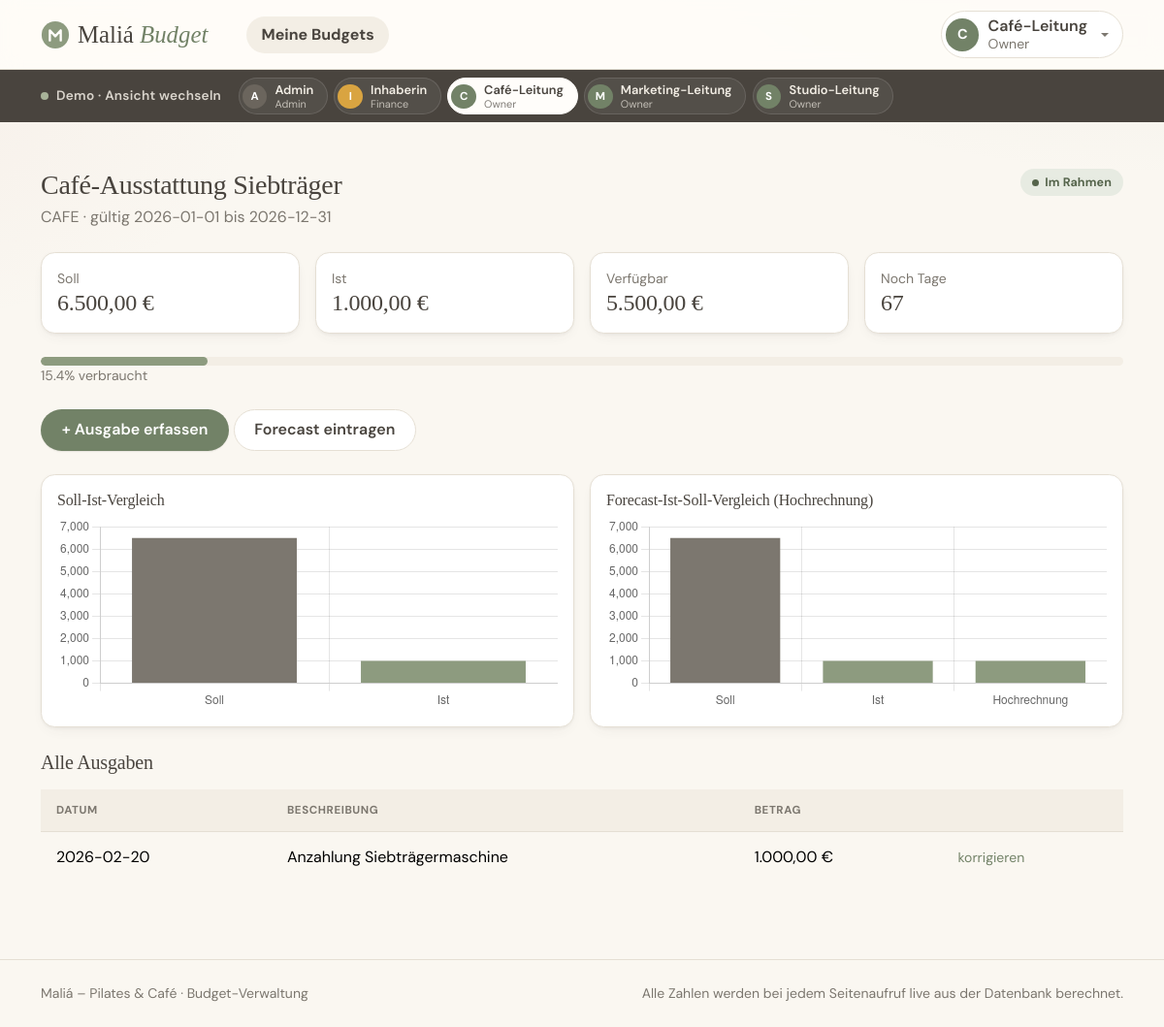
The app's page /owner/budget.php?id=5 (signed in), older data.
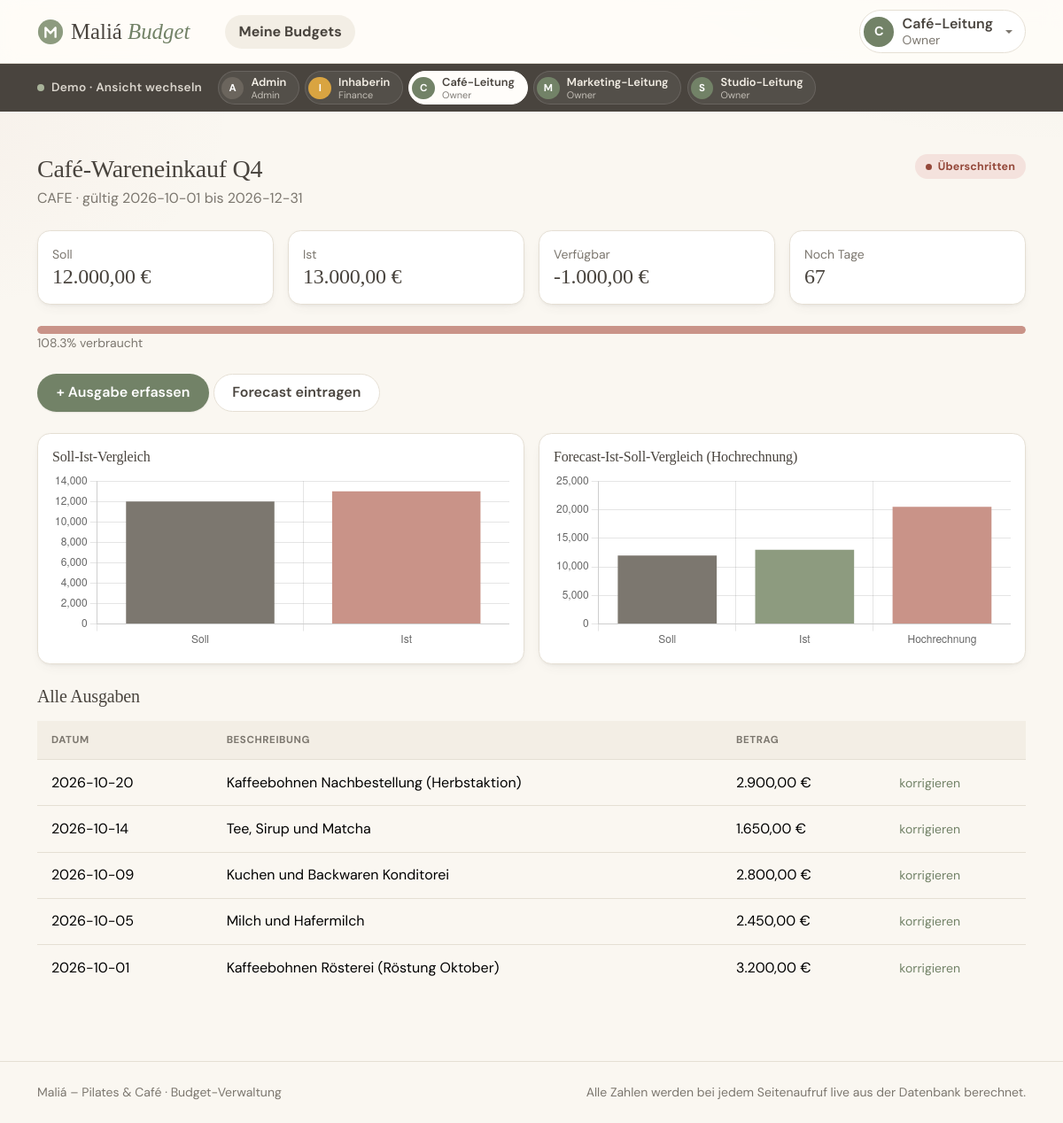
The same page, newer data.
### tables this page shows
CREATE TABLE benutzer (
    id             INT UNSIGNED AUTO_INCREMENT PRIMARY KEY,
    username       VARCHAR(50)  NOT NULL UNIQUE,
    passwort_hash  VARCHAR(255) NOT NULL,
    anzeigename    VARCHAR(100) NOT NULL,
    rolle          ENUM('ADMIN', 'FINANCE', 'OWNER') NOT NULL
);

CREATE TABLE budget (
    id            INT UNSIGNED AUTO_INCREMENT PRIMARY KEY,
    name          VARCHAR(150)   NOT NULL,
    bereich       ENUM('STUDIO', 'CAFE', 'MARKETING') NOT NULL,
    soll_betrag   DECIMAL(10, 2) NOT NULL,
    gueltig_von   DATE           NOT NULL,
    gueltig_bis   DATE           NOT NULL,
    owner_id      INT UNSIGNED   NOT NULL,

    CONSTRAINT fk_budget_owner
        FOREIGN KEY (owner_id) REFERENCES benutzer (id),

    CONSTRAINT chk_budget_zeitraum
        CHECK (gueltig_von <= gueltig_bis)
);

CREATE TABLE ist_buchung (
    id                      INT UNSIGNED AUTO_INCREMENT PRIMARY KEY,
    budget_id               INT UNSIGNED   NOT NULL,
    betrag                  DECIMAL(10, 2) NOT NULL,
    datum                   DATE           NOT NULL,
    beschreibung            VARCHAR(255)   NOT NULL,
    erfasst_von             INT UNSIGNED   NOT NULL,
    erfasst_am              DATETIME       NOT NULL DEFAULT CURRENT_TIMESTAMP,

     
    urspruenglicher_betrag  DECIMAL(10, 2) NULL,
    korrigiert_am           DATETIME       NULL,
    korrektur_grund         VARCHAR(255)   NULL,

    CONSTRAINT fk_buchung_budget
        FOREIGN KEY (budget_id) REFERENCES budget (id)
        ON DELETE CASCADE,

    CONSTRAINT fk_buchung_erfasst_von
        FOREIGN KEY (erfasst_von) REFERENCES benutzer (id)
);

### src/demo.php (called while the page is built, shortened)
<?php
require_once __DIR__ . '/auth.php';
function demoKonten(): array
{
    global $pdo;
    return $pdo->query(
        "SELECT id, username, anzeigename, rolle FROM benutzer
         ORDER BY FIELD(rolle, 'ADMIN', 'FINANCE', 'OWNER'), anzeigename"
    )->fetchAll();
}

### src/budget.php (called while the page is built, shortened)
<?php
require_once __DIR__ . '/db.php';
function findeBudgetFuerOwner(int $budgetId, int $ownerId): ?array
{
    global $pdo;
    $stmt = $pdo->prepare('SELECT * FROM budget WHERE id = :id AND owner_id = :owner_id');
    $stmt->execute(['id' => $budgetId, 'owner_id' => $ownerId]);
    $budget = $stmt->fetch();
    return $budget ?: null;
}
function ladeEigenesBudget(int $budgetId, int $ownerId): array
{
    $budget = findeBudgetFuerOwner($budgetId, $ownerId);
    return $budget;
}
function berechneIst(int $budgetId): float
{
    global $pdo;
    $stmt = $pdo->prepare('SELECT COALESCE(SUM(betrag), 0) FROM ist_buchung WHERE budget_id = :id');
    $stmt->execute(['id' => $budgetId]);
    return (float) $stmt->fetchColumn();
}
function berechneOffenenForecast(int $budgetId): float
{
    global $pdo;
    $stmt = $pdo->prepare(
        'SELECT COALESCE(SUM(betrag), 0) FROM forecast WHERE budget_id = :id AND monat >= :aktueller_monat'
    );
    $stmt->execute(['id' => $budgetId, 'aktueller_monat' => date('Y-m-01')]);
    return (float) $stmt->fetchColumn();
}
function berechneStatus(array $budget): string
{
    $heute = date('Y-m-d');
    $sollBetrag = (float) $budget['soll_betrag'];
    $budgetId = (int) $budget['id'];
    $ist = berechneIst($budgetId);
    $hochrechnung = $ist + berechneOffenenForecast($budgetId);
    $verbrauchProzent = $sollBetrag > 0 ? ($ist / $sollBetrag * 100) : 0.0;
    if ($ist > $sollBetrag) {
        return 'ueberschritten';
    }
    return 'im_rahmen';
}
function istBudgetAbgelaufen(array $budget): bool
{
    return date('Y-m-d') > $budget['gueltig_bis'];
}
function kennzahlenFuerBudget(array $budget): array
{
    $budgetId = (int) $budget['id'];
    $sollBetrag = round((float) $budget['soll_betrag'], 2);
    $ist = round(berechneIst($budgetId), 2);
    $offenerForecast = round(berechneOffenenForecast($budgetId), 2);
    $hochrechnung = round($ist + $offenerForecast, 2);
    $verfuegbar = round($sollBetrag - $ist, 2);
    $verbrauchProzent = $sollBetrag > 0 ? round($ist / $sollBetrag * 100, 1) : 0.0;
    $tageBisVerfall = (int) floor(
        (strtotime($budget['gueltig_bis']) - strtotime(date('Y-m-d'))) / 86400
    );
    return [
        'ist' => $ist,
        'verfuegbar' => $verfuegbar,
        'verbrauch_prozent' => $verbrauchProzent,
        'offener_forecast' => $offenerForecast,
        'hochrechnung' => $hochrechnung,
        'status' => berechneStatus($budget),
        'tage_bis_verfall' => $tageBisVerfall,
    ];
}

### src/rollen.php (called while the page is built, shortened)
<?php
function eingeloggteBenutzerId(): int
{
    return (int) $_SESSION['user_id'];
}

### public/owner/budget.php (the view, shortened to what this page needs)
<?php
require_once __DIR__ . '/../../src/app.php';
$benutzerId = eingeloggteBenutzerId();
$budgetId = (int) ($_GET['id'] ?? 0);
$budget = ladeEigenesBudget($budgetId, $benutzerId);
$k = kennzahlenFuerBudget($budget);
$buchungenStmt = $pdo->prepare('SELECT * FROM ist_buchung WHERE budget_id = :id ORDER BY datum DESC, id DESC');
$buchungenStmt->execute(['id' => $budget['id']]);
$buchungen = $buchungenStmt->fetchAll();
$istAbgelaufen = istBudgetAbgelaufen($budget);
$chartSollIst = [
    'soll' => (float) $budget['soll_betrag'],
    'ist' => $k['ist'],
];
$chartHochrechnung = [
    'soll' => (float) $budget['soll_betrag'],
    'ist' => $k['ist'],
    'offener_forecast' => $k['offener_forecast'],
    'hochrechnung' => $k['hochrechnung'],
];
require __DIR__ . '/../../templates/header.php';
?>
<div class="d-flex justify-content-between align-items-start mb-4">
    <div>
        <h1 class="h3 mb-1"><?= htmlspecialchars($budget['name']) ?></h1>
        <div class="text-muted"><?= htmlspecialchars($budget['bereich']) ?> ·
            gültig <?= htmlspecialchars($budget['gueltig_von']) ?> bis <?= htmlspecialchars($budget['gueltig_bis']) ?>
        </div>
    </div>
    <?= statusBadge($k['status']) ?>
</div>
<div class="row g-3 mb-4">
    <div class="col-md-3"><div class="card p-3"><div class="text-muted small">Soll</div>
        <div class="zahl-gross h4 mb-0"><?= number_format((float) $budget['soll_betrag'], 2, ',', '.') ?> €</div></div></div>
    <div class="col-md-3"><div class="card p-3"><div class="text-muted small">Ist</div>
        <div class="zahl-gross h4 mb-0"><?= number_format($k['ist'], 2, ',', '.') ?> €</div></div></div>
    <div class="col-md-3"><div class="card p-3"><div class="text-muted small">Verfügbar</div>
        <div class="zahl-gross h4 mb-0"><?= number_format($k['verfuegbar'], 2, ',', '.') ?> €</div></div></div>
    <div class="col-md-3"><div class="card p-3"><div class="text-muted small">
        <?= $k['tage_bis_verfall'] >= 0 ? 'Noch Tage' : 'Abgelaufen seit' ?>
    </div>
        <div class="zahl-gross h4 mb-0"><?= abs($k['tage_bis_verfall']) ?></div></div></div>
</div>
<?= verbrauchsBalken($k['verbrauch_prozent']) ?>
<div class="small text-muted mb-4"><?= $k['verbrauch_prozent'] ?>% verbraucht</div>
<?php if (!$istAbgelaufen): ?>
<div class="mb-4">
    <a href="/owner/ist-erfassen.php?budget_id=<?= (int) $budget['id'] ?>" class="btn btn-maliá">+ Ausgabe erfassen</a>
    <a href="/owner/forecast.php?budget_id=<?= (int) $budget['id'] ?>" class="btn btn-maliá-outline">Forecast eintragen</a>
</div>
<?php endif; ?>
<div class="row g-3 mb-4">
    <div class="col-md-6">
        <div class="card p-3">
            <h2 class="h6">Soll-Ist-Vergleich</h2>
            <canvas id="chartSollIst" height="200"></canvas>
        </div>
    </div>
    <div class="col-md-6">
        <div class="card p-3">
            <h2 class="h6">Forecast-Ist-Soll-Vergleich (Hochrechnung)</h2>
            <canvas id="chartHochrechnung" height="200"></canvas>
        </div>
    </div>
</div>
<h2 class="h5 mb-3">Alle Ausgaben</h2>
<table class="table">
    <thead>
        <tr><th>Datum</th><th>Beschreibung</th><th>Betrag</th><th></th></tr>
    </thead>
    <tbody>
        <?php foreach ($buchungen as $buchung): ?>
            <tr>
                <td><?= htmlspecialchars($buchung['datum']) ?></td>
                <td>
                    <?= htmlspecialchars($buchung['beschreibung']) ?>
                </td>
                <td><?= number_format((float) $buchung['betrag'], 2, ',', '.') ?> €</td>
                <td>
                    <?php if (!$istAbgelaufen): ?>
                        <a href="/owner/ist-korrigieren.php?id=<?= (int) $buchung['id'] ?>" class="small">korrigieren</a>
                    <?php endif; ?>
                </td>
            </tr>
        <?php endforeach; ?>
    </tbody>
</table>
<script>
const datenSollIst = <?= json_encode($chartSollIst) ?>;
const datenHochrechnung = <?= json_encode($chartHochrechnung) ?>;
const farbeSage = getComputedStyle(document.documentElement).getPropertyValue('--sage').trim();
const farbeRose = getComputedStyle(document.documentElement).getPropertyValue('--rose').trim();
const farbeMuted = getComputedStyle(document.documentElement).getPropertyValue('--muted').trim();
// MB-043: Soll-Ist-Diagramm
new Chart(document.getElementById('chartSollIst'), {
    type: 'bar',
    data: {
        labels: ['Soll', 'Ist'],
        datasets: [{
            data: [datenSollIst.soll, datenSollIst.ist],
            backgroundColor: [farbeMuted, datenSollIst.ist > datenSollIst.soll ? farbeRose : farbeSage],
        }],
    },
    options: {
        plugins: { legend: { display: false } },
        scales: { y: { beginAtZero: true } },
    },
});
// MB-044: Forecast-Ist-Soll-Vergleich - zeigt, ob Ist + offener Forecast
// (Hochrechnung) das Soll übersteigen würde.
new Chart(document.getElementById('chartHochrechnung'), {
    type: 'bar',
    data: {
        labels: ['Soll', 'Ist', 'Hochrechnung'],
        datasets: [{
            data: [datenHochrechnung.soll, datenHochrechnung.ist, datenHochrechnung.hochrechnung],
            backgroundColor: [
                farbeMuted,
                farbeSage,
                datenHochrechnung.hochrechnung > datenHochrechnung.soll ? farbeRose : farbeSage,
            ],
        }],
    },
    options: {
        plugins: { legend: { display: false } },
        scales: { y: { beginAtZero: true } },
    },
});
</script>
<?php require __DIR__ . '/../../templates/footer.php'; ?>

### templates/header.php (shortened to what this page needs)
<?php
require_once __DIR__ . '/../src/ui.php';
$rolle = $_SESSION['rolle'] ?? null;
$anzeigename = $_SESSION['anzeigename'] ?? '';
$rollenLabel = $rolle ? rolleLabel($rolle) : '';
$demoKonten = [];
if ($rolle && DEMO_MODUS && isset($GLOBALS['pdo'])) {
    require_once __DIR__ . '/../src/demo.php';
    $demoKonten = demoKonten();
}
?>
<!DOCTYPE html>
<html lang="de">
<head>
    <link rel="stylesheet" href="https://cdn.jsdelivr.net/npm/bootstrap@5.3.3/dist/css/bootstrap.min.css">
    <link rel="stylesheet" href="/assets/css/style.css">
</head>
<body>
<header class="sticky-top">
<nav class="navbar navbar-expand-lg">
    <div class="container">
        <a class="navbar-brand d-flex align-items-center gap-2" href="/">
            <img src="/assets/img/favicon.svg" alt="" width="30" height="30">
            <span>Maliá <span class="navbar-brand__zusatz">Budget</span></span>
        </a>
        <?php if ($rolle): ?>
        <div class="collapse navbar-collapse" id="hauptnavigation">
            <ul class="navbar-nav me-auto ms-lg-4 gap-lg-1">
                <?php if ($rolle === 'ADMIN'): ?>
                    <li class="nav-item"><a class="nav-link <?= aktivWenn('/admin') ?>" href="/admin/">Benutzer</a></li>
                <?php elseif ($rolle === 'FINANCE'): ?>
                    <li class="nav-item"><a class="nav-link <?= aktivWenn('/finance') ?>" href="/finance/">Alle Budgets</a></li>
                <?php elseif ($rolle === 'OWNER'): ?>
                    <li class="nav-item"><a class="nav-link <?= aktivWenn('/owner') ?>" href="/owner/">Meine Budgets</a></li>
                <?php endif; ?>
            </ul>
            <div class="dropdown">
                <button class="konto-knopf dropdown-toggle" type="button" data-bs-toggle="dropdown" aria-expanded="false">
                    <span class="avatar avatar--<?= e(strtolower($rolle)) ?>"><?= e(initiale($anzeigename)) ?></span>
                    <span class="text-start lh-sm">
                        <span class="d-block fw-semibold"><?= e($anzeigename) ?></span>
                        <span class="d-block small text-muted"><?= e($rollenLabel) ?></span>
                    </span>
                </button>
            </div>
        </div>
        <?php endif; ?>
    </div>
</nav>
<?php if ($demoKonten): ?>
<div class="demo-leiste">
    <div class="container d-flex align-items-center gap-3">
        <span class="demo-leiste__titel">
            <span class="demo-leiste__punkt" aria-hidden="true"></span>
            <span class="d-none d-md-inline">Demo · Ansicht wechseln</span>
        </span>
        <form method="post" action="/konto-wechseln.php" class="demo-leiste__konten">
            <?php foreach ($demoKonten as $konto): ?>
                <?php $aktiv = (int) $konto['id'] === (int) ($_SESSION['user_id'] ?? 0); ?>
                <button type="submit" name="benutzer_id" value="<?= (int) $konto['id'] ?>"
                        class="demo-konto <?= $aktiv ? 'aktiv' : '' ?>"
                        title="<?= e(rolleLabel($konto['rolle']) . ': ' . ROLLEN[$konto['rolle']]['beschreibung']) ?>"
                        <?= $aktiv ? 'aria-current="true"' : '' ?>>
                    <span class="avatar avatar--klein avatar--<?= e(strtolower($konto['rolle'])) ?>"><?= e(initiale($konto['anzeigename'])) ?></span>
                    <span class="lh-sm text-start">
                        <span class="d-block demo-konto__name"><?= e($konto['anzeigename']) ?></span>
                        <span class="d-block demo-konto__rolle"><?= e(rolleLabel($konto['rolle'])) ?></span>
                    </span>
                </button>
            <?php endforeach; ?>
        </form>
    </div>
</div>
<?php endif; ?>
</header>
<main id="inhalt" class="container py-4 py-lg-5">

### src/ui.php (shortened to what this page needs)
<?php
function e(?string $text): string
{
    return htmlspecialchars($text ?? '', ENT_QUOTES);
}
function rolleLabel(string $rolle): string
{
    return ROLLEN[$rolle]['label'] ?? $rolle;
}
function initiale(string $name): string
{
    return mb_strtoupper(mb_substr($name, 0, 1));
}
function statusLabel(string $status): string
{
    return STATUS_LABEL[$status] ?? ucfirst($status);
}
function statusBadge(string $status): string
{
    return sprintf(
        '<span class="status-badge %s">%s</span>',
        e(str_replace('_', '-', $status)),
        e(statusLabel($status))
    );
}
function verbrauchsBalken(float $verbrauchProzent): string
{
    $prozentGedeckelt = max(0, min(100, $verbrauchProzent));
    $klasse = 'im-rahmen';
    if ($verbrauchProzent > 100) {
        $klasse = 'ueberschritten';
    } elseif ($verbrauchProzent >= 80) {
        $klasse = 'warnung';
    }
    return sprintf(
        '<div class="verbrauch-balken" role="progressbar" aria-label="Verbrauch" aria-valuenow="%.1f" aria-valuemin="0" aria-valuemax="100">'
        . '<div class="verbrauch-balken__fuellung %s" style="width: %.1f%%"></div></div>',
        $verbrauchProzent,
        e($klasse),
        $prozentGedeckelt
    );
}
function aktivWenn(string $pfadAnfang): string
{
    $pfad = parse_url($_SERVER['REQUEST_URI'] ?? '/', PHP_URL_PATH) ?: '/';
    return str_starts_with($pfad, $pfadAnfang) ? 'active' : '';
}

### templates/footer.php (shortened to what this page needs)
</main>
<footer class="py-4">
    <div class="container d-flex flex-wrap justify-content-between gap-2 small">
        <span>Maliá – Pilates &amp; Café · Budget-Verwaltung</span>
        <span>Alle Zahlen werden bei jedem Seitenaufruf live aus der Datenbank berechnet.</span>
    </div>
</footer>
</body>
</html>

Row changes from the older to the newer data that the page shows:
no longer on this page (row edited): ist_buchung: datum "2026-02-20", beschreibung "Anzahlung Siebträgermaschine", betrag "1.000,00"
changed budget "CAFE": name "Café-Ausstattung Siebträger" → "Café-Wareneinkauf Q4"; gueltig_von "2026-01-01" → "2026-10-01"; soll_betrag "6.500,00" → "12.000,00"
added ist_buchung: datum "2026-10-20", beschreibung "Kaffeebohnen Nachbestellung (Herbstaktion)", betrag "2.900,00"
added ist_buchung: datum "2026-10-14", beschreibung "Tee, Sirup und Matcha", betrag "1.650,00"
added ist_buchung: datum "2026-10-09", beschreibung "Kuchen und Backwaren Konditorei", betrag "2.800,00"
added ist_buchung: datum "2026-10-05", beschreibung "Milch und Hafermilch", betrag "2.450,00"
added ist_buchung: datum "2026-10-01", beschreibung "Kaffeebohnen Rösterei (Röstung Oktober)", betrag "3.200,00"
Text that changed along with them:
statusLabel($status): "Im Rahmen" → "Überschritten"
$k['ist']: "1.000,00" → "13.000,00"
$k['verfuegbar']: "5.500,00" → "-1.000,00"
$k['verbrauch_prozent']: "15.4" → "108.3"
chart data {{ json_encode($chartSollIst) }}: {"soll":6500,"ist":1000} → {"soll":12000,"ist":13000}
chart data {{ json_encode($chartHochrechnung) }}: {"soll":6500,"ist":1000,"offener_forecast":0,"hochrechnung":1000} → {"soll":12000,"ist":13000,"offener_forecast":7500,"hochrechnung":20500}
